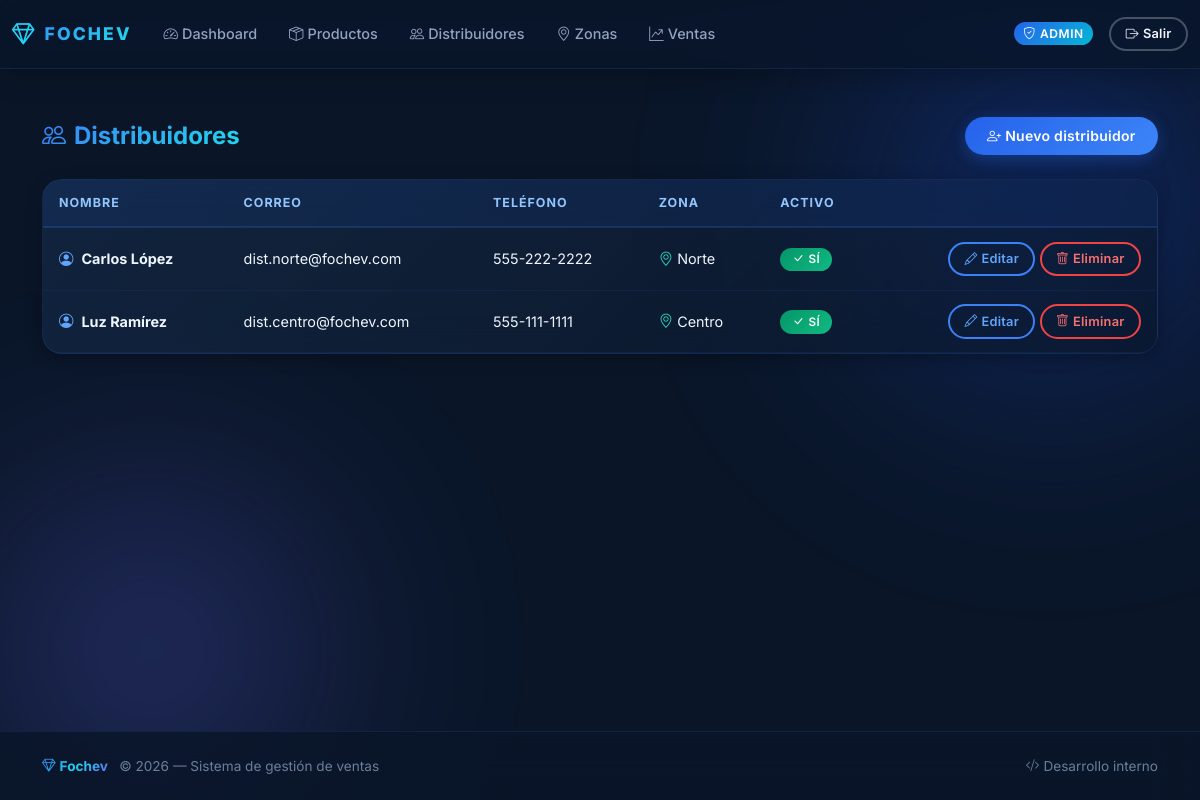
The app's page /admin/distributors (signed in) with its own data.
### app.py (models this page shows, shortened)
class User(db.Model):
    __tablename__ = "users"
    id = db.Column(db.Integer, primary_key=True)
    email = db.Column(db.String(120), unique=True, nullable=False)
    password_hash = db.Column(db.String(255), nullable=False)
    role = db.Column(db.String(20), nullable=False)  # admin | distributor | customer
    first_name = db.Column(db.String(100), nullable=False)
    last_name = db.Column(db.String(100), nullable=False)
    phone = db.Column(db.String(50), nullable=True)
    address = db.Column(db.String(255), nullable=True)
    city = db.Column(db.String(100), nullable=True)
    state = db.Column(db.String(100), nullable=True)
    postal_code = db.Column(db.String(20), nullable=True)
    zone_id = db.Column(db.Integer, db.ForeignKey("zones.id"), nullable=True)
    active = db.Column(db.Boolean, default=True, nullable=False)
    zone = db.relationship("Zone", back_populates="distributors", lazy=True)
    customer_orders = db.relationship(
        "Order", back_populates="customer",
        foreign_keys="Order.customer_id", lazy=True
    )
    distributor_orders = db.relationship(
        "Order", back_populates="distributor",
        foreign_keys="Order.distributor_id", lazy=True
    )

class Zone(db.Model):
    __tablename__ = "zones"
    id = db.Column(db.Integer, primary_key=True)
    name = db.Column(db.String(100), nullable=False, unique=True)
    manager_name = db.Column(db.String(120), nullable=False)
    manager_email = db.Column(db.String(120), nullable=False)
    distributors = db.relationship("User", back_populates="zone", lazy=True)
    orders = db.relationship("Order", back_populates="zone", lazy=True)

### app.py (the view)
@app.route("/admin/distributors")
@login_required(role="admin")
def admin_distributors():
    distributors = User.query.filter_by(role="distributor").order_by(User.last_name).all()
    return render_template("admin_distributors.html", distributors=distributors)

### app.py (called while the page is built)
@app.before_request
def ensure_db_initialized():
    global _db_initialized
    if not _db_initialized:
        _init_db()

def get_current_user():
    user_id = session.get("user_id")
    if not user_id:
        return None
    return db.session.get(User, user_id)

def login_required(role=None):
    def decorator(fn):
        @wraps(fn)
        def wrapper(*args, **kwargs):
            user = get_current_user()
            if not user:
                flash("Debes iniciar sesión primero.", "warning")
                return redirect(url_for("login"))
            if role and user.role != role:
                flash("No tienes permiso para acceder a esta sección.", "warning")
                return redirect(url_for("index"))
            return fn(*args, **kwargs)
        return wrapper
    return decorator

@app.context_processor
def inject_now():
    return {"now": datetime.utcnow()}

### templates/admin_distributors.html (shortened to what this page needs)
{% extends "base.html" %}
{% block content %}
<div class="page-header animate-in">
    <h1 class="h4">
        <i class="bi bi-people me-2" style="color: var(--cyan-400);"></i>Distribuidores
    </h1>
    <a href="{{ url_for('admin_distributor_new') }}" class="btn btn-primary">
        <i class="bi bi-person-plus me-1"></i>Nuevo distribuidor
    </a>
</div>
{% if distributors %}
<div class="card table-card animate-in animate-in-1">
    <div class="card-body">
        <div class="table-responsive">
            <table class="table align-middle">
                <thead>
                    <tr>
                        <th>Nombre</th>
                        <th>Correo</th>
                        <th>Teléfono</th>
                        <th>Zona</th>
                        <th>Activo</th>
                        <th></th>
                    </tr>
                </thead>
                <tbody>
                    {% for d in distributors %}
                    <tr>
                        <td>
                            <i class="bi bi-person-circle me-1" style="color: var(--blue-300);"></i>
                            <strong>{{ d.first_name }} {{ d.last_name }}</strong>
                        </td>
                        <td>{{ d.email }}</td>
                        <td>{{ d.phone or '-' }}</td>
                        <td>
                            {% if d.zone %}
                            <i class="bi bi-geo-alt me-1" style="color: var(--teal-400);"></i>{{ d.zone.name }}
                            {% else %}
                            <span class="text-muted">-</span>
                            {% endif %}
                        </td>
                        <td>
                            {% if d.active %}
                            <span class="badge bg-success"><i class="bi bi-check-lg me-1"></i>Sí</span>
                            {% else %}
                            <span class="badge bg-secondary"><i class="bi bi-x-lg me-1"></i>No</span>
                            {% endif %}
                        </td>
                        <td class="text-end">
                            <a href="{{ url_for('admin_distributor_edit', dist_id=d.id) }}"
                                class="btn btn-sm btn-outline-primary">
                                <i class="bi bi-pencil me-1"></i>Editar
                            </a>
                            <form method="post" action="{{ url_for('admin_distributor_delete', dist_id=d.id) }}"
                                class="d-inline"
                                onsubmit="return confirm('¿Seguro que deseas eliminar este distribuidor?');">
                                <button type="submit" class="btn btn-sm btn-outline-danger">
                                    <i class="bi bi-trash me-1"></i>Eliminar
                                </button>
                            </form>
                        </td>
                    </tr>
                    {% endfor %}
                </tbody>
            </table>
        </div>
    </div>
</div>
{% endif %}
{% endblock %}

### records on screen
User: first_name "Carlos", last_name "López", email "dist.norte@fochev.com", phone "555-222-2222", zone.name "Norte", active True (drawn)
User: first_name "Luz", last_name "Ramírez", email "dist.centro@fochev.com", phone "555-111-1111", zone.name "Centro", active True (drawn)
